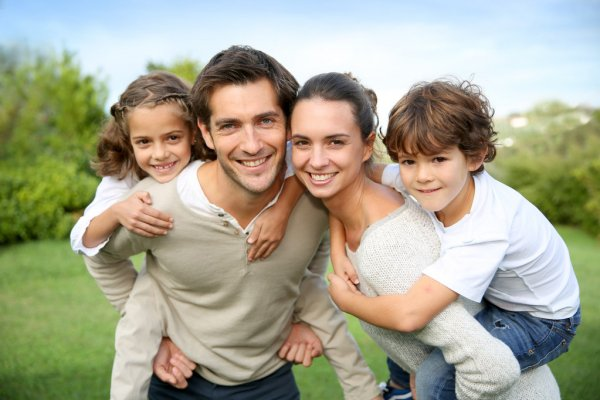
#> input picture MachineLearning Projects/Face-detecting/images/im1.jpg, 600 x 400 px, found by its file name
$ python detect_face_from_image.py
#> lines starting #> are read from the running program, lines starting #| are printed output that depends on the picture
import cv2

img = cv2.imread("images/im1.jpg")
#> img is the input picture: shape (400, 600, 3); mean B, G, R 143.8, 165.2, 166.5
img2 = cv2.imread("images/im2.jpg")
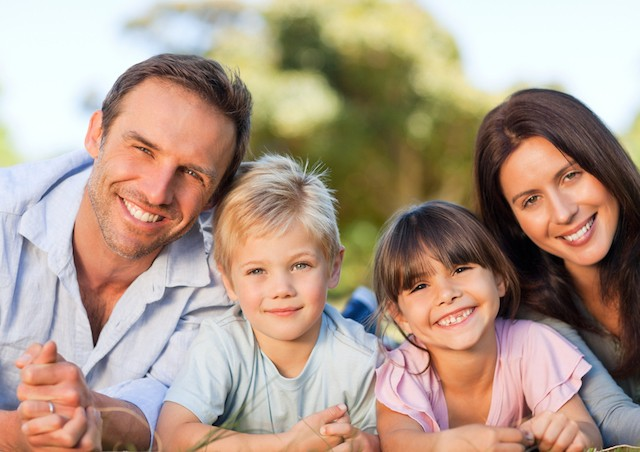
#> input picture MachineLearning Projects/Face-detecting/images/im2.jpg, 640 x 452 px, found by its file name
#> img2 is the input picture: shape (452, 640, 3); mean B, G, R 139.3, 155.2, 176.6
gray = cv2.cvtColor(img, cv2.COLOR_BGR2GRAY)
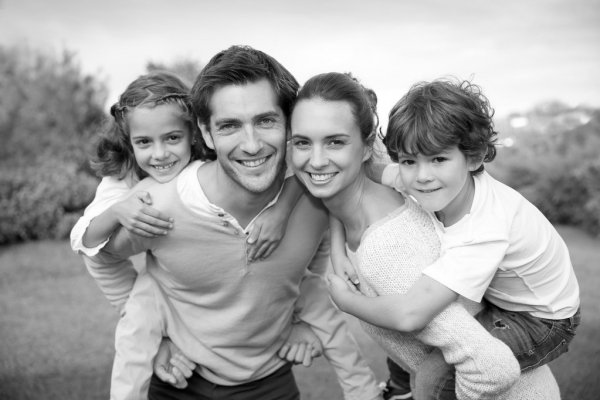
#> gray: shape (400, 600); min 0, max 255, mean 163.2
gray2 = cv2.cvtColor(img2, cv2.COLOR_BGR2GRAY)
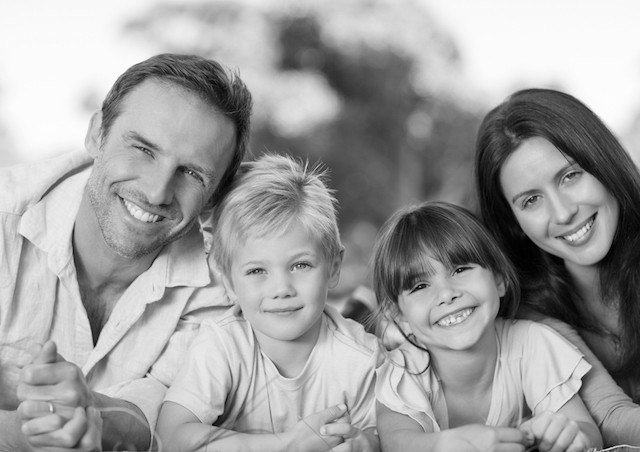
#> gray2: shape (452, 640); min 0, max 254, mean 159.8

window_name = "Image"

#> (the run stopped early here; a loop or call above may not have finished)
